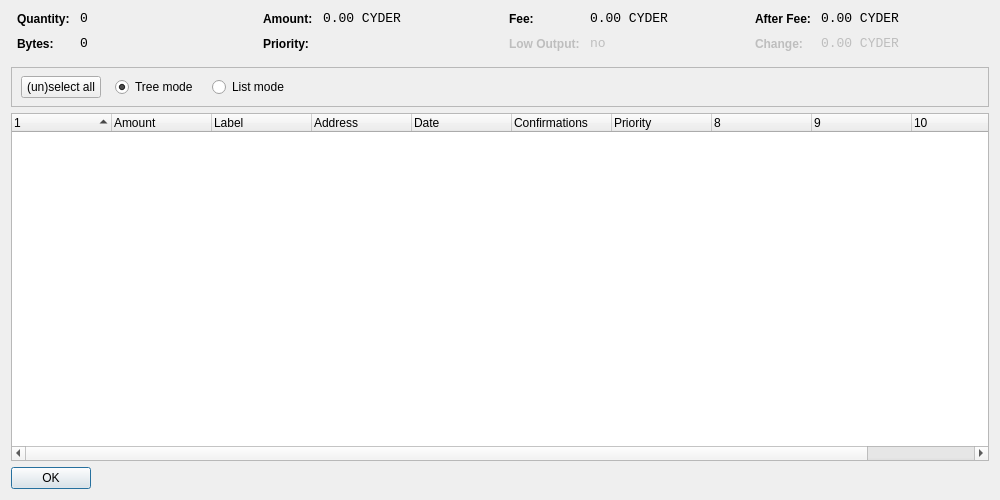
<?xml version="1.0" encoding="UTF-8"?>
<ui version="4.0">
 <class>CoinControlDialog</class>
 <widget class="QDialog" name="CoinControlDialog">
  <property name="geometry">
   <rect>
    <x>0</x>
    <y>0</y>
    <width>1000</width>
    <height>500</height>
   </rect>
  </property>
  <property name="windowTitle">
   <string>Coin Control</string>
  </property>
  <layout class="QVBoxLayout" name="verticalLayout">
   <item>
    <layout class="QHBoxLayout" name="horizontalLayoutTop" stretch="0,0,0,0">
     <property name="topMargin">
      <number>0</number>
     </property>
     <property name="bottomMargin">
      <number>10</number>
     </property>
     <item>
      <layout class="QFormLayout" name="formLayoutCoinControl1">
       <property name="horizontalSpacing">
        <number>10</number>
       </property>
       <property name="verticalSpacing">
        <number>10</number>
       </property>
       <property name="leftMargin">
        <number>6</number>
       </property>
       <property name="rightMargin">
        <number>6</number>
       </property>
       <item row="0" column="0">
        <widget class="QLabel" name="labelCoinControlQuantityText">
         <property name="styleSheet">
          <string notr="true">font-weight:bold;</string>
         </property>
         <property name="text">
          <string>Quantity:</string>
         </property>
        </widget>
       </item>
       <item row="0" column="1">
        <widget class="QLabel" name="labelCoinControlQuantity">
         <property name="font">
          <font>
           <family>Monospace</family>
           <pointsize>10</pointsize>
          </font>
         </property>
         <property name="cursor">
          <cursorShape>IBeamCursor</cursorShape>
         </property>
         <property name="contextMenuPolicy">
          <enum>Qt::ActionsContextMenu</enum>
         </property>
         <property name="text">
          <string notr="true">0</string>
         </property>
         <property name="textInteractionFlags">
          <set>Qt::LinksAccessibleByMouse|Qt::TextSelectableByKeyboard|Qt::TextSelectableByMouse</set>
         </property>
        </widget>
       </item>
       <item row="1" column="0">
        <widget class="QLabel" name="labelCoinControlBytesText">
         <property name="styleSheet">
          <string notr="true">font-weight:bold;</string>
         </property>
         <property name="text">
          <string>Bytes:</string>
         </property>
        </widget>
       </item>
       <item row="1" column="1">
        <widget class="QLabel" name="labelCoinControlBytes">
         <property name="font">
          <font>
           <family>Monospace</family>
           <pointsize>10</pointsize>
          </font>
         </property>
         <property name="cursor">
          <cursorShape>IBeamCursor</cursorShape>
         </property>
         <property name="contextMenuPolicy">
          <enum>Qt::ActionsContextMenu</enum>
         </property>
         <property name="text">
          <string notr="true">0</string>
         </property>
         <property name="textInteractionFlags">
          <set>Qt::LinksAccessibleByMouse|Qt::TextSelectableByKeyboard|Qt::TextSelectableByMouse</set>
         </property>
        </widget>
       </item>
      </layout>
     </item>
     <item>
      <layout class="QFormLayout" name="formLayoutCoinControl2">
       <property name="horizontalSpacing">
        <number>10</number>
       </property>
       <property name="verticalSpacing">
        <number>10</number>
       </property>
       <property name="leftMargin">
        <number>6</number>
       </property>
       <property name="rightMargin">
        <number>6</number>
       </property>
       <item row="0" column="0">
        <widget class="QLabel" name="labelCoinControlAmountText">
         <property name="styleSheet">
          <string notr="true">font-weight:bold;</string>
         </property>
         <property name="text">
          <string>Amount:</string>
         </property>
        </widget>
       </item>
       <item row="0" column="1">
        <widget class="QLabel" name="labelCoinControlAmount">
         <property name="font">
          <font>
           <family>Monospace</family>
           <pointsize>10</pointsize>
          </font>
         </property>
         <property name="cursor">
          <cursorShape>IBeamCursor</cursorShape>
         </property>
         <property name="contextMenuPolicy">
          <enum>Qt::ActionsContextMenu</enum>
         </property>
         <property name="text">
          <string notr="true">0.00 CYDER</string>
         </property>
         <property name="textInteractionFlags">
          <set>Qt::LinksAccessibleByMouse|Qt::TextSelectableByKeyboard|Qt::TextSelectableByMouse</set>
         </property>
        </widget>
       </item>
       <item row="1" column="0">
        <widget class="QLabel" name="labelCoinControlPriorityText">
         <property name="styleSheet">
          <string notr="true">font-weight:bold;</string>
         </property>
         <property name="text">
          <string>Priority:</string>
         </property>
        </widget>
       </item>
       <item row="1" column="1">
        <widget class="QLabel" name="labelCoinControlPriority">
         <property name="font">
          <font>
           <family>Monospace</family>
           <pointsize>10</pointsize>
          </font>
         </property>
         <property name="cursor">
          <cursorShape>IBeamCursor</cursorShape>
         </property>
         <property name="contextMenuPolicy">
          <enum>Qt::ActionsContextMenu</enum>
         </property>
         <property name="text">
          <string/>
         </property>
         <property name="textInteractionFlags">
          <set>Qt::LinksAccessibleByMouse|Qt::TextSelectableByKeyboard|Qt::TextSelectableByMouse</set>
         </property>
        </widget>
       </item>
      </layout>
     </item>
     <item>
      <layout class="QFormLayout" name="formLayoutCoinControl3">
       <property name="horizontalSpacing">
        <number>10</number>
       </property>
       <property name="verticalSpacing">
        <number>10</number>
       </property>
       <property name="leftMargin">
        <number>6</number>
       </property>
       <property name="rightMargin">
        <number>6</number>
       </property>
       <item row="0" column="0">
        <widget class="QLabel" name="labelCoinControlFeeText">
         <property name="styleSheet">
          <string notr="true">font-weight:bold;</string>
         </property>
         <property name="text">
          <string>Fee:</string>
         </property>
        </widget>
       </item>
       <item row="0" column="1">
        <widget class="QLabel" name="labelCoinControlFee">
         <property name="font">
          <font>
           <family>Monospace</family>
           <pointsize>10</pointsize>
          </font>
         </property>
         <property name="cursor">
          <cursorShape>IBeamCursor</cursorShape>
         </property>
         <property name="contextMenuPolicy">
          <enum>Qt::ActionsContextMenu</enum>
         </property>
         <property name="text">
          <string notr="true">0.00 CYDER</string>
         </property>
         <property name="textInteractionFlags">
          <set>Qt::LinksAccessibleByMouse|Qt::TextSelectableByKeyboard|Qt::TextSelectableByMouse</set>
         </property>
        </widget>
       </item>
       <item row="1" column="0">
        <widget class="QLabel" name="labelCoinControlLowOutputText">
         <property name="enabled">
          <bool>false</bool>
         </property>
         <property name="styleSheet">
          <string notr="true">font-weight:bold;</string>
         </property>
         <property name="text">
          <string>Low Output:</string>
         </property>
        </widget>
       </item>
       <item row="1" column="1">
        <widget class="QLabel" name="labelCoinControlLowOutput">
         <property name="enabled">
          <bool>false</bool>
         </property>
         <property name="font">
          <font>
           <family>Monospace</family>
           <pointsize>10</pointsize>
          </font>
         </property>
         <property name="cursor">
          <cursorShape>IBeamCursor</cursorShape>
         </property>
         <property name="contextMenuPolicy">
          <enum>Qt::ActionsContextMenu</enum>
         </property>
         <property name="text">
          <string notr="true">no</string>
         </property>
         <property name="textInteractionFlags">
          <set>Qt::LinksAccessibleByMouse|Qt::TextSelectableByKeyboard|Qt::TextSelectableByMouse</set>
         </property>
        </widget>
       </item>
      </layout>
     </item>
     <item>
      <layout class="QFormLayout" name="formLayoutCoinControl4">
       <property name="horizontalSpacing">
        <number>10</number>
       </property>
       <property name="verticalSpacing">
        <number>10</number>
       </property>
       <property name="leftMargin">
        <number>6</number>
       </property>
       <property name="rightMargin">
        <number>6</number>
       </property>
       <item row="0" column="0">
        <widget class="QLabel" name="labelCoinControlAfterFeeText">
         <property name="styleSheet">
          <string notr="true">font-weight:bold;</string>
         </property>
         <property name="text">
          <string>After Fee:</string>
         </property>
        </widget>
       </item>
       <item row="0" column="1">
        <widget class="QLabel" name="labelCoinControlAfterFee">
         <property name="font">
          <font>
           <family>Monospace</family>
           <pointsize>10</pointsize>
          </font>
         </property>
         <property name="cursor">
          <cursorShape>IBeamCursor</cursorShape>
         </property>
         <property name="contextMenuPolicy">
          <enum>Qt::ActionsContextMenu</enum>
         </property>
         <property name="text">
          <string notr="true">0.00 CYDER</string>
         </property>
         <property name="textInteractionFlags">
          <set>Qt::LinksAccessibleByMouse|Qt::TextSelectableByKeyboard|Qt::TextSelectableByMouse</set>
         </property>
        </widget>
       </item>
       <item row="1" column="0">
        <widget class="QLabel" name="labelCoinControlChangeText">
         <property name="enabled">
          <bool>false</bool>
         </property>
         <property name="styleSheet">
          <string notr="true">font-weight:bold;</string>
         </property>
         <property name="text">
          <string>Change:</string>
         </property>
        </widget>
       </item>
       <item row="1" column="1">
        <widget class="QLabel" name="labelCoinControlChange">
         <property name="enabled">
          <bool>false</bool>
         </property>
         <property name="font">
          <font>
           <family>Monospace</family>
           <pointsize>10</pointsize>
          </font>
         </property>
         <property name="cursor">
          <cursorShape>IBeamCursor</cursorShape>
         </property>
         <property name="contextMenuPolicy">
          <enum>Qt::ActionsContextMenu</enum>
         </property>
         <property name="text">
          <string notr="true">0.00 CYDER</string>
         </property>
         <property name="textInteractionFlags">
          <set>Qt::LinksAccessibleByMouse|Qt::TextSelectableByKeyboard|Qt::TextSelectableByMouse</set>
         </property>
        </widget>
       </item>
      </layout>
     </item>
    </layout>
   </item>
   <item>
    <widget class="QFrame" name="frame">
     <property name="minimumSize">
      <size>
       <width>0</width>
       <height>40</height>
      </size>
     </property>
     <property name="frameShape">
      <enum>QFrame::StyledPanel</enum>
     </property>
     <property name="frameShadow">
      <enum>QFrame::Sunken</enum>
     </property>
     <widget class="QWidget" name="horizontalLayoutWidget">
      <property name="geometry">
       <rect>
        <x>10</x>
        <y>0</y>
        <width>781</width>
        <height>41</height>
       </rect>
      </property>
      <layout class="QHBoxLayout" name="horizontalLayoutPanel" stretch="0,0,0,0,0">
       <property name="spacing">
        <number>14</number>
       </property>
       <item>
        <widget class="QPushButton" name="pushButtonSelectAll">
         <property name="sizePolicy">
          <sizepolicy hsizetype="Maximum" vsizetype="Fixed">
           <horstretch>0</horstretch>
           <verstretch>0</verstretch>
          </sizepolicy>
         </property>
         <property name="text">
          <string>(un)select all</string>
         </property>
        </widget>
       </item>
       <item>
        <widget class="QRadioButton" name="radioTreeMode">
         <property name="sizePolicy">
          <sizepolicy hsizetype="Maximum" vsizetype="Fixed">
           <horstretch>0</horstretch>
           <verstretch>0</verstretch>
          </sizepolicy>
         </property>
         <property name="text">
          <string>Tree mode</string>
         </property>
         <property name="checked">
          <bool>true</bool>
         </property>
        </widget>
       </item>
       <item>
        <widget class="QRadioButton" name="radioListMode">
         <property name="sizePolicy">
          <sizepolicy hsizetype="Maximum" vsizetype="Fixed">
           <horstretch>0</horstretch>
           <verstretch>0</verstretch>
          </sizepolicy>
         </property>
         <property name="text">
          <string>List mode</string>
         </property>
        </widget>
       </item>
       <item>
        <spacer name="horizontalSpacer">
         <property name="orientation">
          <enum>Qt::Horizontal</enum>
         </property>
         <property name="sizeHint" stdset="0">
          <size>
           <width>40</width>
           <height>20</height>
          </size>
         </property>
        </spacer>
       </item>
      </layout>
     </widget>
    </widget>
   </item>
   <item>
    <widget class="CoinControlTreeWidget" name="treeWidget">
     <property name="contextMenuPolicy">
      <enum>Qt::CustomContextMenu</enum>
     </property>
     <property name="sortingEnabled">
      <bool>false</bool>
     </property>
     <property name="columnCount">
      <number>11</number>
     </property>
     <attribute name="headerShowSortIndicator" stdset="0">
      <bool>true</bool>
     </attribute>
     <attribute name="headerStretchLastSection">
      <bool>false</bool>
     </attribute>
     <column>
      <property name="text">
       <string/>
      </property>
     </column>
     <column>
      <property name="text">
       <string>Amount</string>
      </property>
     </column>
     <column>
      <property name="text">
       <string>Label</string>
      </property>
     </column>
     <column>
      <property name="text">
       <string>Address</string>
      </property>
     </column>
     <column>
      <property name="text">
       <string>Date</string>
      </property>
     </column>
     <column>
      <property name="text">
       <string>Confirmations</string>
      </property>
      <property name="toolTip">
       <string>Confirmed</string>
      </property>
     </column>
     <column>
      <property name="text">
       <string>Priority</string>
      </property>
     </column>
     <column>
      <property name="text">
       <string/>
      </property>
     </column>
     <column>
      <property name="text">
       <string/>
      </property>
     </column>
     <column>
      <property name="text">
       <string/>
      </property>
     </column>
     <column>
      <property name="text">
       <string/>
      </property>
     </column>
    </widget>
   </item>
   <item>
    <widget class="QDialogButtonBox" name="buttonBox">
     <property name="sizePolicy">
      <sizepolicy hsizetype="Maximum" vsizetype="Fixed">
       <horstretch>0</horstretch>
       <verstretch>0</verstretch>
      </sizepolicy>
     </property>
     <property name="orientation">
      <enum>Qt::Horizontal</enum>
     </property>
     <property name="standardButtons">
      <set>QDialogButtonBox::Ok</set>
     </property>
    </widget>
   </item>
  </layout>
 </widget>
 <customwidgets>
  <customwidget>
   <class>CoinControlTreeWidget</class>
   <extends>QTreeWidget</extends>
   <header>coincontroltreewidget.h</header>
  </customwidget>
 </customwidgets>
 <resources/>
 <connections/>
</ui>
